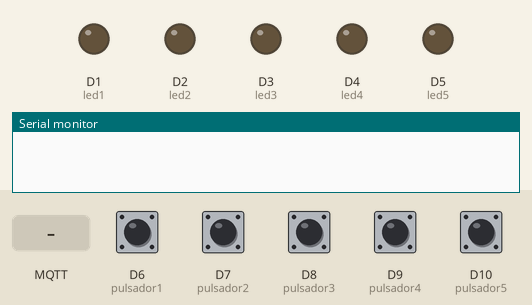
Recording of a sketch running on a simulated Arduino MKR. On the bench: output pins drawn as LEDs (lit = HIGH), the last lines printed to the serial monitor. The test bench sets the inputs (shaded band); at power-on: D6 (pulsador1), D7 (pulsador2), D8 (pulsador3), D9 (pulsador4), D10 (pulsador5) LOW. WiFi joins after 1.5 s; servers stay silent unless stated; no MQTT or app messages arrive unless stated.

Above: at 0.1 s.
At 2.7 s:
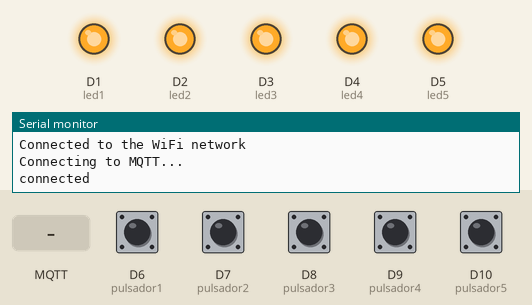
2.8 s: MQTT message "1" arrives on the first subscribed topic
4.3 s: MQTT message "on" arrives on the first subscribed topic
5.8 s: MQTT message "off" arrives on the first subscribed topic
Timing chart, 0 to 8.8 s (numbered marks = the images above; inputs shaded):
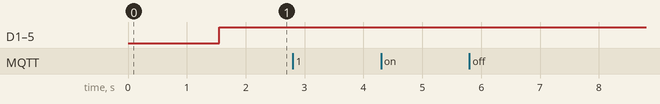

The sketch:

TP6EJ4b.ino
```cpp
/* 4. Ahora suponga el siguiente caso en su casa tiene 5 ambientes (cocina, comedor, baño, habitación_1, habitación_2)
 en cada una hay un led que se enciende con un pulsador, ahora contemple las siguientes actividades:
 b. Con una wemos deberá realizar las siguiente publicaciones:
    i. Cada ambiente publicara cundo se enciende o apaga la luz en el tópico correspondiente por ejemplo casa/habitación_1/luz,
    casa/cocina/luz, etc., con el siguiente mensaje “se encendió la luz de la cocina” o “se apagó la luz de la cocina”.*/

#include "WiFi101.h"
#include <PubSubClient.h>

#define led1 1
#define led2 2
#define led3 3
#define led4 4
#define led5 5
#define pulsador1 6
#define pulsador2 7
#define pulsador3 8
#define pulsador4 9
#define pulsador5 10

const char* ssid = "Arduino";
const char* password =  "arduino2019";

const char* mqttServer = "postman.cloudmqtt.com";
const int mqttPort = 13570;
const char* mqttUser = "fstbyttg";
const char* mqttPassword = "BCIZbC7Q1Kvj";

WiFiClient espClient;
PubSubClient client(espClient);


void setup() {
  pinMode(led1,OUTPUT);
  pinMode(led2,OUTPUT);
  pinMode(led3,OUTPUT);
  pinMode(led4,OUTPUT);
  pinMode(led5,OUTPUT);
  pinMode(pulsador1,INPUT);
  pinMode(pulsador2,INPUT);
  pinMode(pulsador3,INPUT);
  pinMode(pulsador4,INPUT);
  pinMode(pulsador5,INPUT);

  // put your setup code here, to run once:
  Serial.begin(9600);
  WiFi.begin(ssid, password);

  while (WiFi.status() != WL_CONNECTED) {
    delay(500);
    Serial.println("Connecting to WiFi..");
  }

  Serial.println("Connected to the WiFi network");

  client.setServer(mqttServer, mqttPort);
  client.setCallback(callback);

  while (!client.connected()) {
    Serial.println("Connecting to MQTT...");

    if (client.connect("ESP8266Client", mqttUser, mqttPassword )) {

      Serial.println("connected");

    } else {

      Serial.print("failed with state ");
      Serial.print(client.state());
      delay(2000);

    }
  }
  //client.publish("esp/test", "Hola mundo desde MQTT :)");
  client.subscribe("casa/+/luz");
}

void loop() {
  client.loop();
  lucesCasa(pulsador1,led1,"casa/habitación_1/luz");
  lucesCasa(pulsador2,led2,"casa/habitación_2/luz");
  lucesCasa(pulsador3,led3,"casa/cocina/luz");
  lucesCasa(pulsador4,led4,"casa/comedor/luz");
  lucesCasa(pulsador5,led5,"casa/banio/luz");
}

void callback(char* topic, byte* payload, unsigned int length) {
  Serial.print("Message arrived in topic: ");
  Serial.println(topic);

  Serial.print("Message:");
  for (int i = 0; i < length; i++) {
    Serial.print((char)payload[i]);
  }

  Serial.println();
  Serial.println("listo...");
}

void lucesCasa(int pulsador, int led,String topic){
  const char * topic2 = topic.c_str();
  if(digitalRead(pulsador)==LOW){
    digitalWrite(led,HIGH);
    client.publish(topic2, "Se encendio la luz");
  }
  else{
    digitalWrite(led,HIGH);
    client.publish(topic2, "Se apago la luz");
  }
}
```
